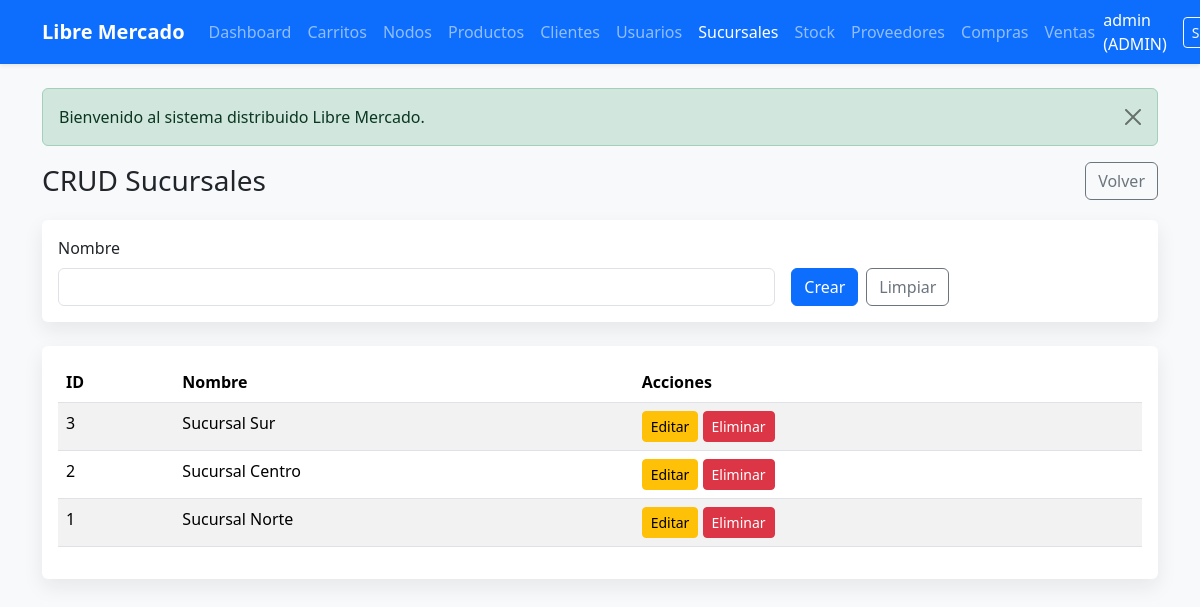
Page /sucursales.php (signed in) on the committed database.
### tables this page shows
CREATE TABLE IF NOT EXISTS sucursales (
    id_sucursal INT PRIMARY KEY,
    nombre VARCHAR(120) NOT NULL,
    INDEX idx_sucursal_nombre (nombre)
);

### includes/helpers.php (called while the page is built, shortened)
<?php
function old(string $key, mixed $default = ''): mixed
{
    return $_POST[$key] ?? $default;
}
function e(mixed $value): string
{
    return htmlspecialchars((string) $value, ENT_QUOTES, 'UTF-8');
}

### config/db_central.php (called while the page is built, shortened)
<?php
function dbCentral(): PDO
{
    $host = envValue('DB_CENTRAL_HOST', envValue('DB_HOST', '127.0.0.1'));
    $port = envValue('DB_CENTRAL_PORT', envValue('DB_PORT', '3306'));
    $db = envValue('DB_CENTRAL_NAME', 'libre_mercado_central');
    $user = envValue('DB_CENTRAL_USER', envValue('DB_USER', 'root'));
    $pass = envValue('DB_CENTRAL_PASS', envValue('DB_PASS', ''));
    $pdo = createPdoWithRetry(
        "mysql:host={$host};port={$port};dbname={$db};charset=utf8mb4",
        $user,
        $pass,
        [
            PDO::ATTR_ERRMODE => PDO::ERRMODE_EXCEPTION,
            PDO::ATTR_DEFAULT_FETCH_MODE => PDO::FETCH_ASSOC,
            PDO::ATTR_EMULATE_PREPARES => false,
        ],
        10,
        1500
    );
    return $pdo;
}

### config/db_productos.php (called while the page is built, shortened)
<?php
require_once __DIR__ . '/db_central.php';
function dbProductos(): PDO
{
    return dbCentral();
}

### models/Sucursal.php (called while the page is built, shortened)
<?php
require_once __DIR__ . '/../config/db_productos.php';
class Sucursal
{
    private PDO $db;
    public function __construct()
    {
        $this->db = dbProductos();
    }
    public function all(): array
    {
        return $this->db->query('SELECT * FROM sucursales ORDER BY id_sucursal DESC')->fetchAll();
    }
}

### sucursales.php (the view, shortened to what this page needs)
<?php
require_once __DIR__ . '/models/Sucursal.php';
$model = new Sucursal();
$editing = isset($_GET['edit']) ? $model->find((int) $_GET['edit']) : null;
require __DIR__ . '/includes/header.php';
?>
<?php require __DIR__ . '/includes/flash.php'; ?>
<div class="page-title"><h1 class="h3 mb-0">CRUD Sucursales</h1><a href="dashboard.php" class="btn btn-outline-secondary">Volver</a></div>
<div class="card card-shadow border-0 mb-4"><div class="card-body">
    <form method="post" class="row g-3">
        <div class="col-md-8"><label class="form-label">Nombre</label><input type="text" name="nombre" class="form-control" value="<?= e($editing['nombre'] ?? old('nombre')) ?>"></div>
        <div class="col-md-4 d-flex align-items-end gap-2">
            <button class="btn btn-primary"><?= $editing ? 'Actualizar' : 'Crear' ?></button>
            <a href="sucursales.php" class="btn btn-outline-secondary">Limpiar</a>
        </div>
    </form>
</div></div>
<div class="card card-shadow border-0"><div class="card-body table-responsive">
    <table class="table table-striped"><thead><tr><th>ID</th><th>Nombre</th><th>Acciones</th></tr></thead><tbody>
    <?php foreach ($model->all() as $item): ?>
        <tr>
            <td><?= $item['id_sucursal'] ?></td>
            <td><?= e($item['nombre']) ?></td>
            <td>
                <a href="sucursales.php?edit=<?= $item['id_sucursal'] ?>" class="btn btn-sm btn-warning">Editar</a>
                <a href="sucursales.php?delete=<?= $item['id_sucursal'] ?>" class="btn btn-sm btn-danger" onclick="return confirm('¿Eliminar sucursal?')">Eliminar</a>
            </td>
        </tr>
    <?php endforeach; ?>
    </tbody></table>
</div></div>
<?php require __DIR__ . '/includes/footer.php'; ?>

### assets/css/styles.css (style rules this page uses)
body { min-height: 100vh; }
.card-shadow { box-shadow: 0 0.5rem 1.25rem rgba(15, 23, 42, 0.08); }
.page-title { display: flex; justify-content: space-between; align-items: center; gap: 1rem; margin-bottom: 1.25rem; }
.table-responsive { border-radius: 0.75rem; }

### rows in the picture
sucursales: id_sucursal "3", nombre "Sucursal Sur"
sucursales: id_sucursal "2", nombre "Sucursal Centro"
sucursales: id_sucursal "1", nombre "Sucursal Norte"

### other values in the picture
$user['username'] "admin"
$user['rol'] "ADMIN"
$flash['message'] "Bienvenido al sistema distribuido Libre Mercado."
